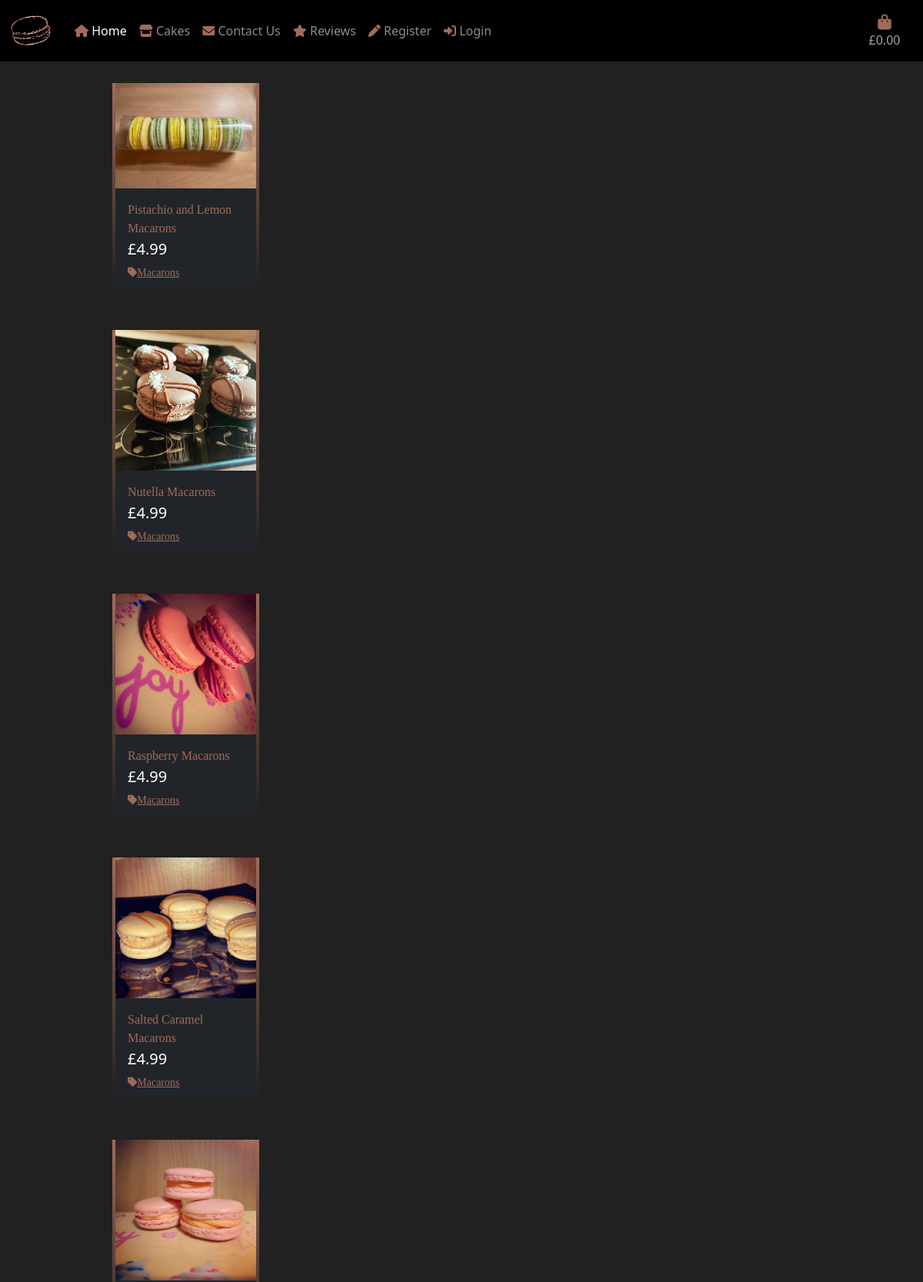
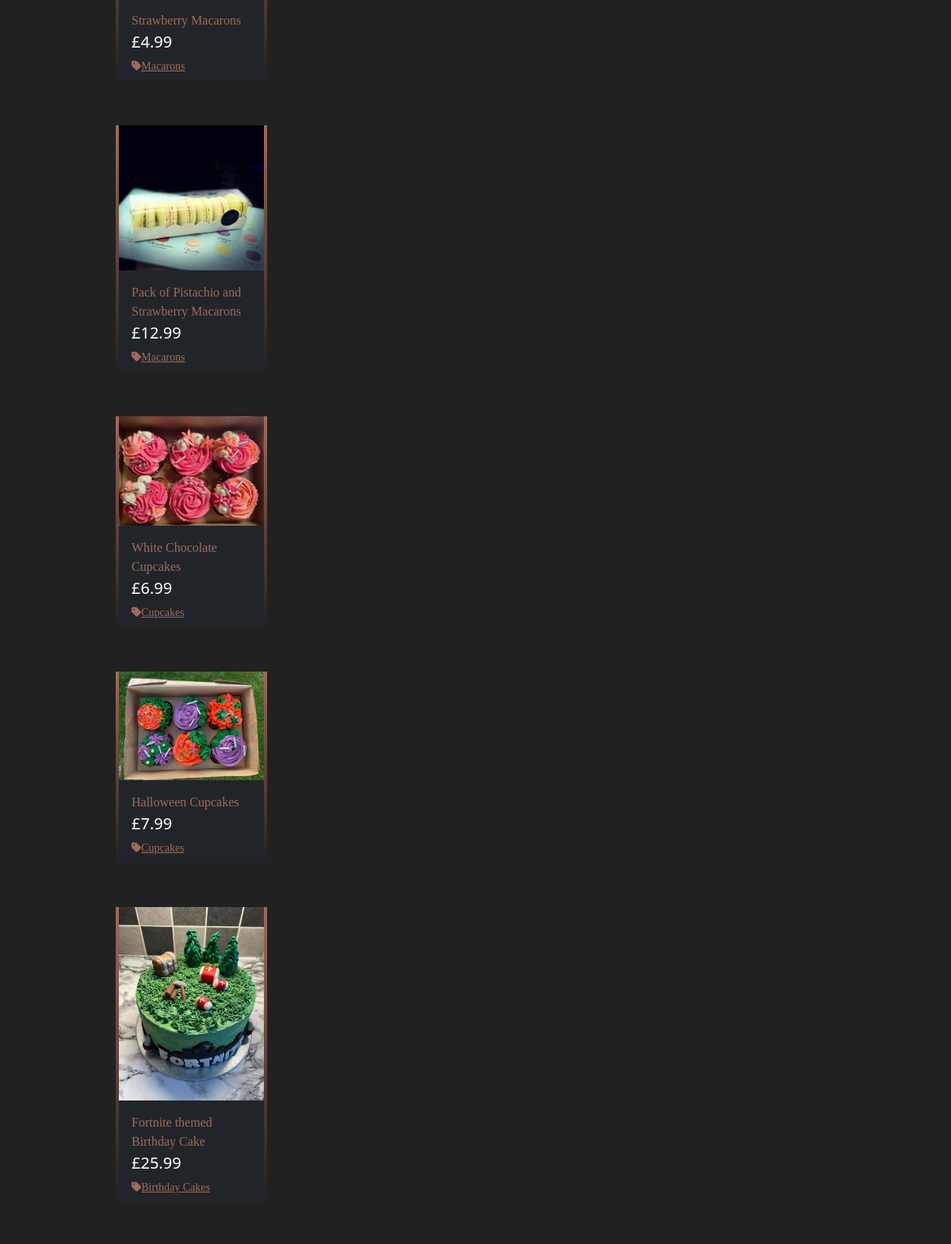
Screenshot of /cakes/ (upper part) with the database file from the repository (2 pictures, top to bottom).
### cakes/models.py (models this page shows, shortened)
class Cake(models.Model):
    category = models.ForeignKey(
        'Category', null=True, blank=True, on_delete=models.SET_NULL)
    sku = models.CharField(max_length=50, null=True, blank=True)
    name = models.CharField(max_length=150)
    description = models.TextField()
    flavours = models.CharField(max_length=50, null=True, blank=True)
    price = models.DecimalField(max_digits=6, decimal_places=2)
    image = models.ImageField(null=True, blank=True)

class Category(models.Model):
    class Meta:
        verbose_name_plural = 'Categories'
    name = models.CharField(max_length=150)
    friendly_name = models.CharField(max_length=150, null=True, blank=True)

### cakes/views.py (the view)
# urls.py: path('', views.all_cakes, name='cakes'),
def all_cakes(request):
    cakes = Cake.objects.all()
    categories = None
    if request.GET:
        cakes = cakes
    context = {'cakes': cakes}
    return render(request, 'cakes.html', context)

### bag/context.py (called while the page is built, shortened)
def bag_contents(request):
    bag_contents = []
    total = 0
    cake_count = 0
    bag = request.session.get('bag', {})
    if total < settings.FREE_DELIVERY:
        delivery_fee = total * Decimal(settings.DELIVERY_PERCENTAGE/100)
        free_delivery_delta = settings.FREE_DELIVERY - total
    else:
        delivery_fee = 0
        free_delivery_delta = 0
    order_total = delivery_fee + total
    context = {
        'bag_contents': bag_contents,
        'total': total,
        'cake_count': cake_count,
        'delivery_fee': delivery_fee,
        'free_delivery': settings.FREE_DELIVERY,
        'free_delivery_delta': free_delivery_delta,
        'order_total': order_total,
    }
    return context

### cakes/templates/cakes.html (shortened to what this page needs)
{% extends "base.html" %}
{% load static %}
{% block content %}
{% for cake in cakes %}
<div class="remove-bg"></div>
<div class="container-fluid">
    <div class="container col-10 offset-1">
        <div class="container">
            <div class="row mt-1 mb-2">
                <div class="col-sm-6 p-2 col-md-6 col-xl-3 p-lg-4">
                    <div class="card h-100 rounded-0">{% if cake.image %}
                        <a href="{% url 'cake_details' cake.id %}">
                            <img class="card-img-top img-fluid rounded-0" src="{{ cake.image.url }}"
                                alt="{{ cake.name }}">
                        </a>
                        {% else %}
                        <a href="{% url 'cake_details' cake.id %}">
                            <img class="card-img-top img-fluid" src="{{ MEDIA_URL }}no_image.png" alt="{{ cake.name }}">
                        </a>
                        {% endif %}
                        <div class="card-body bg-dark text pb-0">
                            <p class="mb-0">{{ cake.name }}</p>
                        </div>
                        <div class="card-footer bg-dark pt-0 border-0 rounded-0 text-left">
                            <div class="row">
                                <div class="col">
                                    <p class="lead mb-0 text-white text-left font-weight-bold">£{{ cake.price }}</p>
                                    {% if cake.category %}
                                    <p class="small mt-1 mb-0">
                                        <a class="text" href="#">
                                            <i class="fas fa-tag mr-1 text"></i>{{ cake.category.friendly_name }}
                                        </a>
                                    </p>
                                    {% endif %}
                                </div>
                            </div>
                        </div>
                    </div>
                </div>
            </div>
        </div>
    </div>
</div>
    {% endfor %}
    {% endblock %}

### static/css/base.css (style rules this page uses)
html { height: 100%; }
body { background: url('/media/macaron_background.png') fixed center center no-repeat; background-size: cover; height: calc(100vh - 164px); }
.remove-bg { height: 100%; width: 100%; top: 0; left: 0; position: fixed; background: #212121; z-index: -1; }
.card { border-width: 4px; border-style: solid; border-top: none; border-bottom: none; border-image: linear-gradient( to bottom, #A06B5B, #212121 ) 1 100%; }
.text { color: #A06B5B; font-family: Italic; }

### rows the page displays
Cake: image (picture), name "Pistachio and Lemon Macarons", price "4.99", category.friendly_name "Macarons"
Cake: image (picture), name "Nutella Macarons", price "4.99", category.friendly_name "Macarons"
Cake: image (picture), name "Raspberry Macarons", price "4.99", category.friendly_name "Macarons"
Cake: image (picture), name "Salted Caramel Macarons", price "4.99", category.friendly_name "Macarons"
Cake: image (picture), name "Strawberry Macarons", price "4.99", category.friendly_name "Macarons"
Cake: image (picture), name "Pack of Pistachio and Strawberry Macarons", price "12.99", category.friendly_name "Macarons"
Cake: image (picture), name "White Chocolate Cupcakes", price "6.99", category.friendly_name "Cupcakes"
Cake: image (picture), name "Halloween Cupcakes", price "7.99", category.friendly_name "Cupcakes"
Cake: image (picture), name "Fortnite themed Birthday Cake", price "25.99", category.friendly_name "Birthday Cakes"
